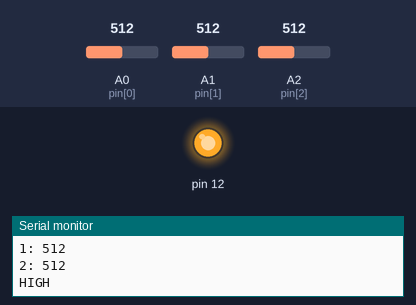
Recording of a sketch running on a simulated Arduino Uno, built with avr-gcc and run on an emulated ATmega328P. Shown: output pins drawn as LEDs (lit = HIGH), the last lines printed to the serial monitor. The inputs (shaded band) are chosen by the test bench; at power-on: A0 (pin[0]) = 512, A1 (pin[1]) = 512, A2 (pin[2]) = 512.

Above: at 5.0 s.
At 10.5 s:
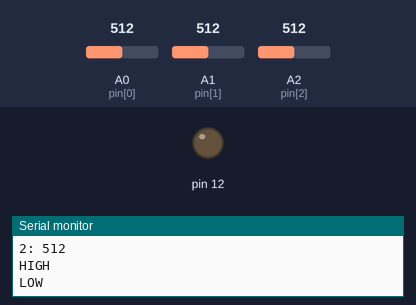
Timing chart, 0 to 14.3 s (numbered marks = the images above):
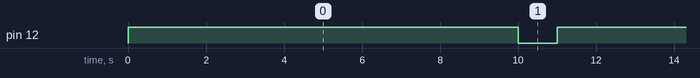

The sketch:

arduino.ino
```cpp
int sensorValue[] = {0, 0, 0, 0, 0, 0};
int pin[] = {A0, A1, A2, A3, A4, A5};

void setup() {
	pinMode(12, OUTPUT);
	Serial.begin(9600);
	while(!Serial);
}

void loop() {
	for (int i=0; i<3; i++) {
		sensorValue[i] = analogRead(pin[i]);
		Serial.print(i);
		Serial.print(": ");
		Serial.println(sensorValue[i]);
	}
	digitalWrite(12, HIGH);
	Serial.println("HIGH");
	delay(10000);
	digitalWrite(12, LOW);
	Serial.println("LOW");
	delay(1000);
}
```

Measured:
- by itself, pin 12: alternates HIGH for 10.0 s and LOW for 1.0 s
